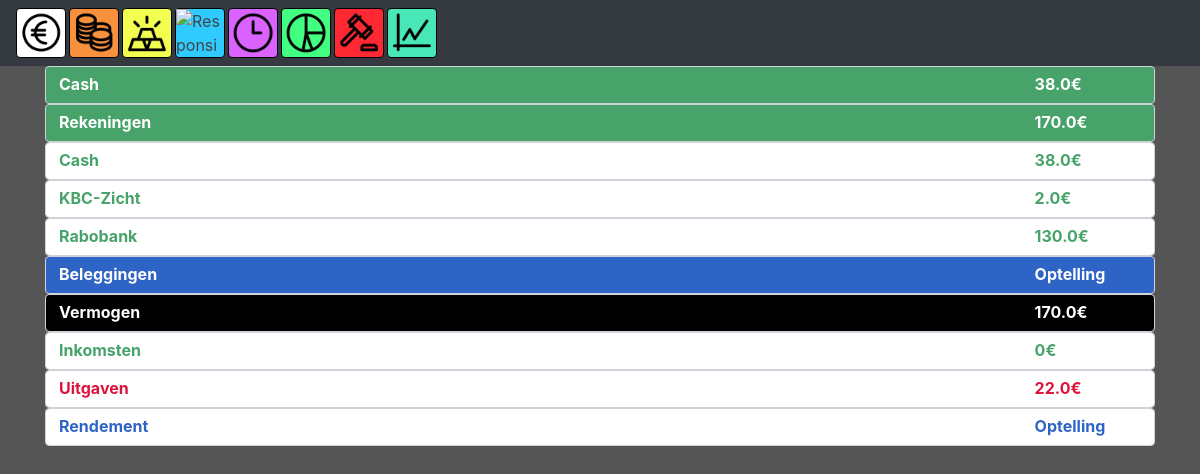
The app's page /balans (signed in), older data.
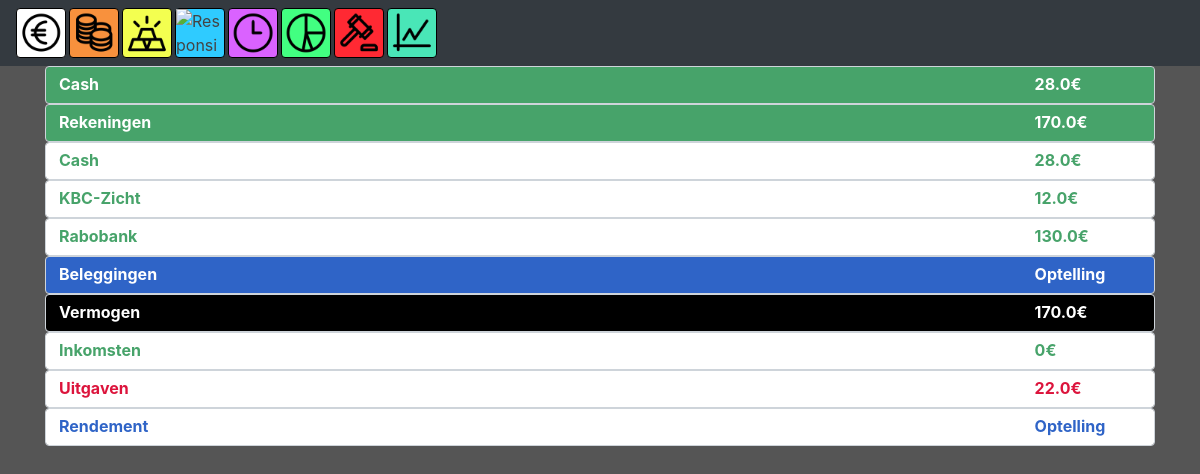
The same page, newer data.
### tables this page shows
CREATE TABLE "rekeningen" (
	`userid`	INTEGER NOT NULL,
	`balans`	REAL NOT NULL,
	`rekeningnaam`	TEXT
);

### app.py (the view)
@app.route("/balans")
@login_required
def balans():
    db = db_connect('pythonsqlite.db')
    rowsb = db.execute("SELECT * FROM rekeningen WHERE userid = ? ",
                          (session["user_id"],))
    rowb = rowsb.fetchall()
    balans = 0
    for row in rowb:
        if not row[2] == "smekkels":
            balans += row[1]
    rekeningtotaal = 0
    for row in rowb:
        if not row[2] == "smekkels" and not row[2] == "cash":
            rekeningtotaal += row[1]
    db = db_connect('pythonsqlite.db')
    selecteer = db.execute("SELECT * FROM Transacties WHERE userid=? and Soort=?",
                            (session["user_id"], "Inkomst"))
    inkomsten = selecteer.fetchall()
    alltimeinkomsten = 0
    for inkomst in inkomsten:
        alltimeinkomsten += inkomst[2]
    selecteer2 = db.execute("SELECT * FROM Transacties WHERE userid=? and Soort=?",
                            (session["user_id"], "Uitgave"))
    uitgaven = selecteer2.fetchall()
    alltimeuitgaven = 0
    for uitgave in uitgaven:
        alltimeuitgaven += uitgave[2]
    return render_template("balans.html", rekeningen=rowb, totaal=balans, rekeningtotaal=rekeningtotaal, inkomsten=alltimeinkomsten, uitgaven=alltimeuitgaven)

### helpers.py (called while the page is built)
def db_connect(string):
    conn = sqlite3.connect(string)
    return conn.cursor()

def login_required(f):
    @wraps(f)
    def decorated_function(*args, **kwargs):
        if session.get("user_id") is None:
            return redirect("/login")
        return f(*args, **kwargs)
    return decorated_function

### templates/balans.html
{%extends "layoutHome.html"%}
{%block homeBody%}
<div class="container">
    {% for row in rekeningen %}
    {% if row[2] == "Cash" %}
    <div class="form-control cash">
        <table class="full">
                <tr>
                    <td class="tillend balans">{{row[2]}}</td>
                    <td class="balans">{{row[1]}}€</td>
                </tr>
            </table>
        </div>
    {% endif %}
    {% endfor %}
    <div class="form-control rekeningen">
            <table class="full">
                    <tr>
                        <td class="tillend balans">Rekeningen</td>
                        <td class="balans">{{rekeningtotaal}}€</td>
                    </tr>
                </table>
            </div>
    {% for row in rekeningen %}
    {% if row[2] != "smekkels" and row[2] != "cash" %}
    <div class="form-control rekeningenbalans">
        <table class="full">
            <tr>
                <td class="tillend rekeningenbalans">{{row[2]}}</td>
                <td class="rekeningenbalans">{{row[1]}}€</td>
            </tr>
        </table>
    </div>
    {% endif %}
    {% endfor %}
    <div class="form-control beleggingen">
        <table class="full">
                <tr>
                    <td class="tillend balans">Beleggingen</td>
                    <td class="balans">Optelling</td>
                </tr>
            </table>
        </div>
    <div class="form-control totaalbalans">
        <table class="full">
            <tr>
                <td class="tillend balans">Vermogen</td>
                <td class="balans">{{totaal}}€</td>
            </tr>
        </table>
    </div>
    <div class="form-control">
        <table class="full">
            <tr>
                <td class="tillend rekeningenbalans">Inkomsten</td>
                <td class="rekeningenbalans">{{inkomsten}}€</td>
            </tr>
        </table>
    </div>
    <div class="form-control">
        <table class="full">
            <tr>
                <td class="tillend schuldenbalans">Uitgaven</td>
                <td class="schuldenbalans">{{uitgaven}}€</td>
            </tr>
        </table>
    </div>
    <div class="form-control">
        <table class="full">
            <tr>
                <td class="tillend beleggingenbalans">Rendement</td>
                <td class="beleggingenbalans">Optelling</td>
            </tr>
        </table>
    </div>
</div>
{%endblock%}

### templates/layoutHome.html (shortened to what this page needs)
{% extends "layout.html" %}
{%block body%}
<nav class="navbar navbar-dark bg-dark">
    <a class="card" href="/">
        <img src="static/icons/input.png" class="img-fluid" alt="Responsive image">
    </a>
    <div class="scrolling-wrapper-flexbox">
      <div class="card card1"><a href="/budget">
        <img src="static/icons/budget.png" class="img-fluid" alt="Responsive image"></a>
      </div>
      <div class="card card2"><a href="/balans">
          <img src="static/icons/balans.png" class="img-fluid" alt="Responsive image"></a>
        </div>
      <div class="card card3"><a href="/maand">
          <img src="static/icons/maand.png" class="img-fluid" alt="Responsive image"></a>
        </div>
      <div class="card card4"><a href="/jaar">
          <img src="static/icons/jaar.png" class="img-fluid" alt="Responsive image"></a>
        </div>
      <div class="card card5"><a href="#">
          <img src="static/icons/grafieken.png" class="img-fluid" alt="Responsive image"></a>
        </div>
      <div class="card card6"><a href="#">
          <img src="static/icons/onderneming.png" class="img-fluid" alt="Responsive image"></a>
        </div>
      <div class="card card7"><a href="#">
          <img src="static/icons/aandelen.png" class="img-fluid" alt="Responsive image"></a>
        </div>
    </div>
  </nav>
  {%block homeBody%}
  {%endblock%}
{%endblock%}

### templates/layout.html (shortened to what this page needs)
<!DOCTYPE <!DOCTYPE html>
<html>
    <head>
        <link rel="stylesheet" href="https://stackpath.bootstrapcdn.com/bootstrap/4.1.2/css/bootstrap.min.css">
        <link href="/static/styles.css" rel="stylesheet"/>
    </head>
<body>
    {%block body %}{%endblock%}
</body>
</html>

### static/styles.css (style rules this page uses)
body { background: #555555 !important; }
.navbar { flex-wrap: nowrap; }
.scrolling-wrapper-flexbox { display: flex; flex-wrap: nowrap; overflow-x: auto; }
.card { flex: 0 0 auto; margin-right: 3px; }
.card { border: 1px solid rgb(0, 0, 0); width: 50px; height: 50px; }
.card1 { background-color: rgb(248, 145, 61) !important; }
.card2 { background-color: rgb(243, 255, 80) !important; }
.card3 { background-color: rgb(47, 203, 255) !important; }
.card4 { background-color: rgb(218, 98, 255) !important; }
.card5 { background-color: rgb(66, 255, 129) !important; }
.card6 { background-color: rgb(255, 41, 51) !important; }
.card7 { background-color: rgb(73, 230, 183) !important; }
.scrolling-wrapper, .scrolling-wrapper-flexbox { height: 50px; width: 100%; -webkit-overflow-scrolling: auto; }
.full { width: 100%; }
.tillend { width: 90% }
a { color:#444;text-decoration:none; }
.cash { background-color: rgb(71, 163, 106) !important; text-transform: capitalize; }
.rekeningenbalans { color: rgb(71, 163, 106); text-transform: capitalize; font-weight: bold; }
.beleggingenbalans { color: rgb(47, 100, 199); font-weight: bold; }
.schuldenbalans { color: crimson; font-weight: bold; }
.totaalbalans { background-color: rgb(0, 0, 0); }
.balans { color: #ffffff !important; font-weight: bold; }
.beleggingen { background-color: rgb(47, 100, 199); }
.rekeningen { background-color: rgb(71, 163, 106); }

Row changes from the older to the newer data that the page shows:
changed rekeningen "Cash": balans "38.0" → "28.0"
changed rekeningen "KBC-Zicht": balans "2.0" → "12.0"
